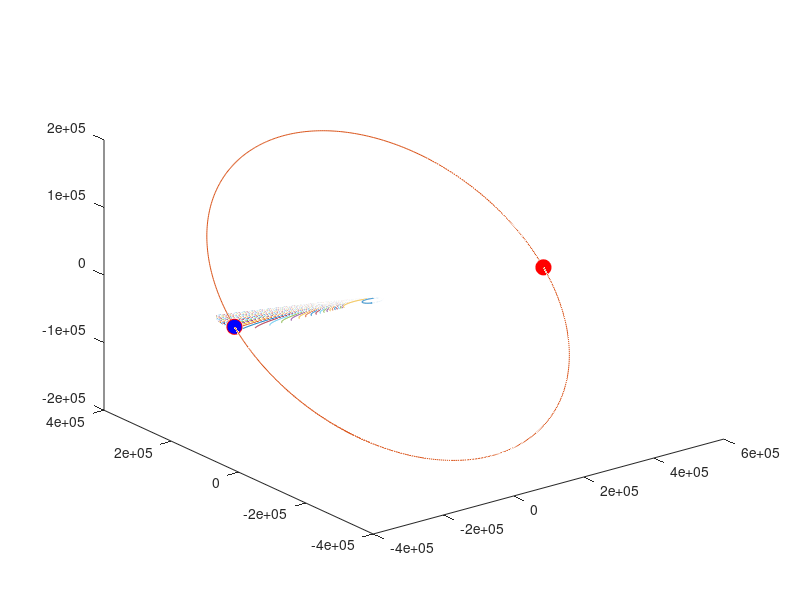
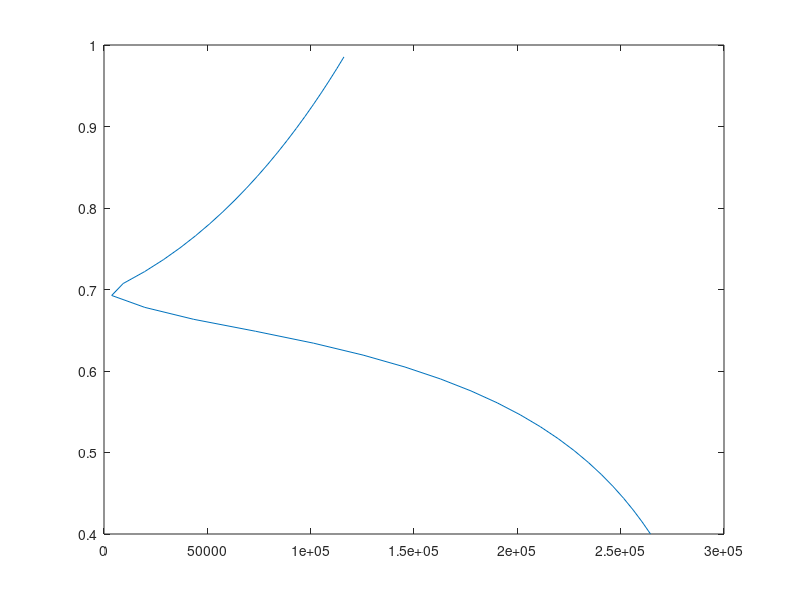
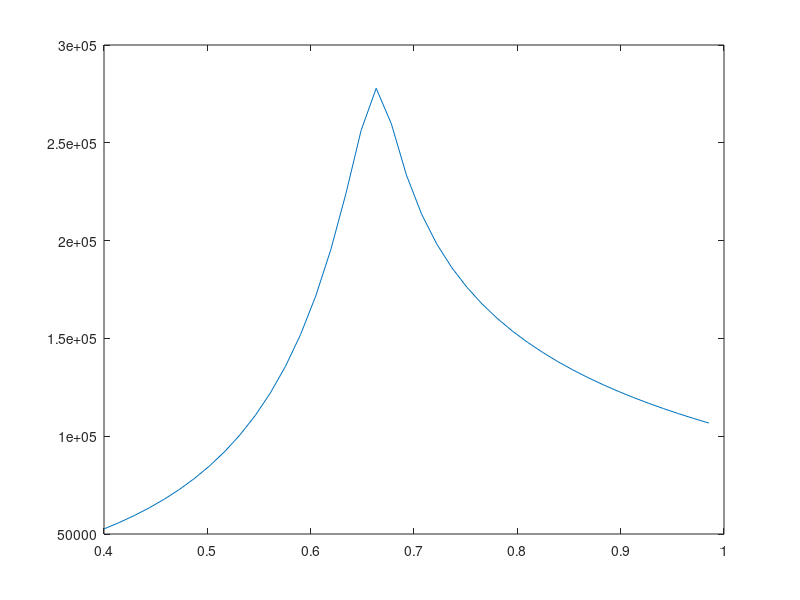
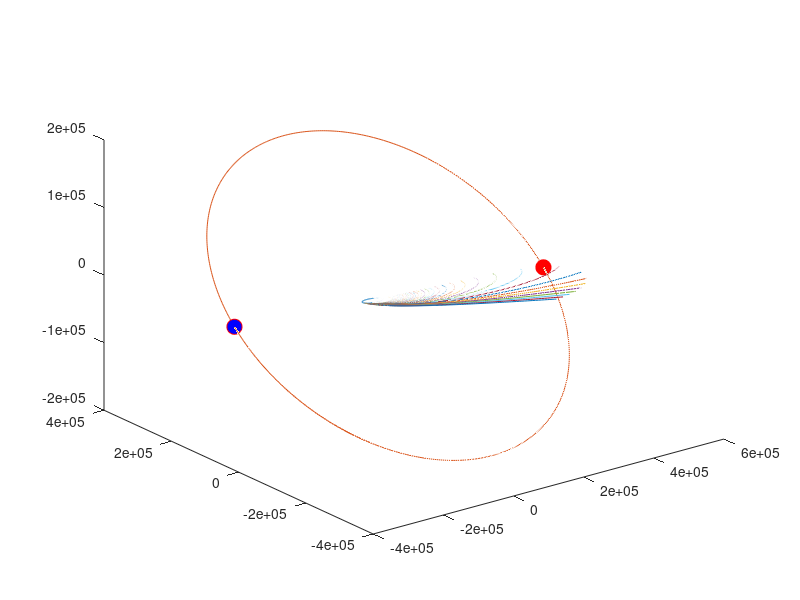

These figures' MATLAB source, in order:
function full_project_2
close all
% Satellite's Orbit Calculation
GM=3.986012*10^5; 
theta=7*pi/180;
rp=250+6378.145;
ra=35950+6378.145;
omega=178*pi/180;
ohm=pi;
time=24*60*60;

X=rp*(cos(omega)*cos(ohm)-sin(omega)*sin(ohm)*cos(theta));
Y=rp*(cos(omega)*sin(ohm)+sin(omega)*cos(ohm)*cos(theta));
Z=rp*sin(omega)*sin(theta);

Vx=((2*GM*ra/(rp*(ra+rp)))^0.5)*-(sin(omega)*cos(ohm)+cos(omega)*sin(ohm)*cos(theta));
Vy=((2*GM*ra/(rp*(ra+rp)))^0.5)*(cos(omega)*cos(ohm)*cos(theta)-sin(omega)*sin(ohm));
Vz=((2*GM*ra/(rp*(ra+rp)))^0.5)*(cos(omega)*sin(theta));

w0 = [X,Y,Z,Vx,Vy,Vz]; % Initial conditions
w0pergeeoriginal = w0;
options = odeset('RelTol',0.000000001);

[t_values,w_values] = ode45(@sateom,[0,time],w0,options); 
figure
plot3(w_values(:,1),w_values(:,2),w_values(:,3));

%Moon's Orbit Calculation
%2011 Mar 19 19:00:00.0     11 48 56.844     -  4 15  2.71      356575.001
%2011 Mar 25 07:00:00.0     17 13 41.530     - 23 41 59.10      379613.852
%2011 Apr 02 09:00:00.0     23 47 21.481     +  4  4 52.97      406656.171
GM=3.986012*10^5;
pp=356575.001;
pa=406656.171;
pb=379613.852;
delta=-(4+15/60+2.71/3600)*2*pi/360;
alpha=(11+48/60+56.844/3600)*2*pi/24;
delta_1=-(23+41/60+59.10/3600)*2*pi/360;
alpha_1=(17+13/60+41.530/3600)*2*pi/24;
time=30*24*60*60+8*60*60;

Xmoon=pp*cos(delta)*cos(alpha);
Ymoon=pp*cos(delta)*sin(alpha);
Zmoon=pp*sin(delta);
rp=[Xmoon,Ymoon,Zmoon];

A=pb*cos(delta_1)*cos(alpha_1);
B=pb*cos(delta_1)*sin(alpha_1);
C=pb*sin(delta_1);
rb=[A,B,C];

m=cross(rp,rb);
m = m/sqrt(dot(m,m));
V=(2*GM*pa/(pp*(pa+pp)))^0.5*cross(m,rp)/pp;

wmoon0 = [[Xmoon,Ymoon,Zmoon],V];%initial condition
iccheck = dot([Xmoon,Ymoon,Zmoon],V);

%Special points where the moon's orbit crosses the plane of the satellite
%orbit.
options = odeset('RelTol',0.000000001, 'Event', @detect_impact_point);

[t_moon_values,w_moon_values,tevent,wevent,indexevent] = ode45(@sateom,[0,time],wmoon0,options); 
tevent_acc0=tevent
wevent
indexevent;

hold on
plot3(w_moon_values(:,1),w_moon_values(:,2),w_moon_values(:,3));
rmoon_1=wevent(1,1:3);
hold on
plot3(rmoon_1(1),rmoon_1(2),rmoon_1(3),'ro','MarkerSize',11,'MarkerFaceColor','r');
rmoon_2=wevent(2,1:3);
hold on
plot3(rmoon_2(1),rmoon_2(2),rmoon_2(3),'ro','MarkerSize',11,'MarkerFaceColor','b');


%Trajectory of the launching satellite to the perigee
%[test_distance,test_time]=mindisttomoon(0.67,w0(1:3),w0(4:6),rmoon_2)

    for i =1:41
    delta_V(i)=0.4+0.6*(i-1)/41;
    [dist(i),traveltime(i)]=mindisttomoon(delta_V(i),w0pergeeoriginal(1:3),w0pergeeoriginal(4:6),rmoon_2);
    end
    
    figure
    plot(dist,delta_V);
    [distmin,index]=min(dist);
    critical_delta_V_perigee=delta_V(index);
    figure
    plot(delta_V,traveltime);
    time_to_hit_from_perigee=traveltime(index);

%The critical value of delta_V is 0.6927km/s. The time taken to reach the
%impact point is  2.3349e+05sec.
    
%Trajectory of the launching satellite to the apogee
GM=3.986012*10^5; 
theta=7*pi/180;
rp=250+6378.145;
ra=35950+6378.145;
omega=178*pi/180;
ohm=pi;
time=24*60*60;

X=rp*(cos(omega)*cos(ohm)-sin(omega)*sin(ohm)*cos(theta));
Y=rp*(cos(omega)*sin(ohm)+sin(omega)*cos(ohm)*cos(theta));
Z=rp*sin(omega)*sin(theta);

Vx=((2*GM*ra/(rp*(ra+rp)))^0.5)*-(sin(omega)*cos(ohm)+cos(omega)*sin(ohm)*cos(theta));
Vy=((2*GM*ra/(rp*(ra+rp)))^0.5)*(cos(omega)*cos(ohm)*cos(theta)-sin(omega)*sin(ohm));
Vz=((2*GM*ra/(rp*(ra+rp)))^0.5)*(cos(omega)*sin(theta));

w0 = [X,Y,Z,Vx,Vy,Vz]; % Initial conditions of apogee of the satellite

rapogee=-(ra)*w0(1:3)/rp;
Va=-w0(4:6)*(rp)/ra;
figure
plot3(w_values(:,1),w_values(:,2),w_values(:,3));
hold on
plot3(w_moon_values(:,1),w_moon_values(:,2),w_moon_values(:,3));
hold on
plot3(rmoon_1(1),rmoon_1(2),rmoon_1(3),'ro','MarkerSize',11,'MarkerFaceColor','r');
hold on
plot3(rmoon_2(1),rmoon_2(2),rmoon_2(3),'ro','MarkerSize',11,'MarkerFaceColor','b');
    
    for i =1:41
    delta_V(i)=1+2*(i-1)/41;
    [dist(i),traveltime(i)]=mindisttomoon(delta_V(i),rapogee,Va,rmoon_1);
    end
    
    figure
    plot(dist,delta_V);
    [distmin,index]=min(dist);
    critical_delta_V_apogee=delta_V(index);
    figure
    plot(delta_V,traveltime);
    time_to_hit_from_apogee=traveltime(index);
    
%More accurate calculation of the impact velocity with the moon.
time=30*24*3600;

options = odeset('RelTol',0.000000001);
% [t_test_values,w_test_values] = ode45(@sat_moon_eom,[0,time],[wmoon0,w0pergeeoriginal],options);



options = odeset('RelTol',0.000000001);
t1=tevent_acc0(2)
t2=time_to_hit_from_perigee
[t_moon_accurate,w_moon_accurate] = ode45(@sateom,[0,t1-t2],wmoon0,options);

w_accurate0(1:3)=w_moon_accurate(end,1:3);
w_accurate0(4:6)=w_moon_accurate(end,4:6);
w_accurate0(7:9)=w0pergeeoriginal(1:3);
w_accurate0(10:12)=w0pergeeoriginal(4:6)+0.6927*w0pergeeoriginal(4:6)/sqrt(dot(w0pergeeoriginal(4:6),w0pergeeoriginal(4:6)));

time=30*24*3600;
options = odeset('RelTol',0.001,'Event', @impact);
[t_impact,ws,tevent_impact,wevent_impact,indexevent] = ode45(@sat_moon_eom,[0,time],w_accurate0,options);
tevent_impact;
wevent_impact;

impact_velocity=norm(wevent_impact(end,4:6)-wevent_impact(end,10:12))

for i=1:length(t_impact)
    clf %Clear the frame
    plot3(ws(:,1),ws(:,2),ws(:,3)) %Plot the entire trajectory
    hold on
    plot3(ws(i,1),ws(i,2),ws(i,3),'ro','MarkerSize',10,'MarkerFaceColor','r')
    plot3(ws(:,7),ws(:,8),ws(:,9)) %Plot the entire trajectory
    hold on
    plot3(ws(i,7),ws(i,8),ws(i,9),'ro','MarkerSize',10,'MarkerFaceColor','b')
    pause(0.05)
end

    
    %Function for the equation of motion of the satellite and the moon.
    function dwdt = sateom(t,w)
    x=w(1); y=w(2); z=w(3);
    vx=w(4); vy=w(5); vz=w(6);
    r = sqrt(x^2+y^2+z^2);
    dxdt=vx; dydt=vy; dzdt=vz;
    dvxdt=-GM*x/r^3;
    dvydt=-GM*y/r^3;
    dvzdt=-GM*z/r^3;
    dwdt = [dxdt;dydt;dzdt;dvxdt;dvydt;dvzdt]; 
    end

    for i =1:length(t_values);
    r = sqrt(w_values(i,1)^2 + w_values(i,2)^2+w_values(i,3)^2); 
    vmag = sqrt(w_values(i,4)^2 + w_values(i,5)^2+w_values(i,6)^2);
    
    energy(i) = -GM/r + vmag^2/2; 
    
    a=[w_values(i,1);w_values(i,2);w_values(i,3)];
    b=[w_values(i,4);w_values(i,5);w_values(i,6)];
    angularm(i,1:3) = cross(a,b);
   
    end

    figure
    plot(t_values,energy);
    
    figure
    plot(t_values,angularm);
    
    for i =1:length(t_moon_values);
    R = sqrt(w_moon_values(i,1)^2 + w_moon_values(i,2)^2+w_moon_values(i,3)^2);
    vmag = sqrt(w_moon_values(i,4)^2 + w_moon_values(i,5)^2+w_moon_values(i,6)^2);
    distance(i)=R;
    end
    
    figure
    plot(t_moon_values,distance);
    %From the graph, the time required for one complete orbit of the moon
    %the moon is 2.346*10^6 seconds, which is 27.153 days.
    %Further more, the distance of the moon from the earth at its perigee
    %is 3.566*10^5km and that at its apogee is 4.067*10^5km.
    
    %Function to detect the impact point when the moon is in the plane of
    %the satellite's orbit.
    function [event_val,stopthecalc,direction]=detect_impact_point(t_moon_values,w_moon_values)
        %formula for unit vector normal to satellite orbit plane
        n=[sin(omega)*sin(theta),-cos(omega)*sin(theta),cos(theta)];
        %Position vector of moon (this is auumes w_moon_values(1)=x, 
        %w_moon_values(2)=y, w_moon_values(3)=z)
        rr=w_moon_values(1:3);
        %Detect when r.n=0
        event_val=dot(rr,n);
        stopthecalc=0;
        direction=0;
    end

    %function to calculate min distance to moon for satellite trajectory.
    function [d,time_to_reach_min_point]=mindisttomoon(delta_V,r0,v0,r_impact)
    time=8*24*60*60;
    w0(1:3)=r0;
    w0(4:6)=v0+delta_V*v0/sqrt(dot(v0,v0));
    rtol=0.00000001
    options=odeset('Reltol',rtol,'Events',@min_dist);
    [t_vals,w_vals,tevent,wevent,ievent]=ode45(@sateom,[0,time],w0,options);
    wevent
    hold on
    plot3(w_vals(:,1),w_vals(:,2),w_vals(:,3))
    rmin=wevent(1,1:3)-r_impact(1:3)
    d=sqrt(dot(rmin,rmin));
    time_to_reach_min_point=tevent(1);
   
    function [event_val,stopthecalc,direction]=min_dist(t_vals,w_values)
        r=transpose(w_values(1:3));
        v=transpose(w_values(4:6));
        event_val=dot((r-r_impact),v);
        stopthecalc=1;
        direction=0;
    end
    
    end

    %Function for the equation of motion of the satellite account for the
    %moon's gravity.
    function dwdt = sat_moon_eom(t,w)
    xm=w(1); ym=w(2); zm=w(3);
    vxm=w(4); vym=w(5); vzm=w(6);
    
    xs=w(7); ys=w(8); zs=w(9);
    vxs=w(10); vys=w(11); vzs=w(12);
    
    rm = sqrt(xm^2+ym^2+zm^2);
    rs = sqrt(xs^2+ys^2+zs^2);
    rms=sqrt((xs-xm)^2+(ys-ym)^2+(zs-zm)^2);
    dxmdt=vxm; dymdt=vym; dzmdt=vzm;
    dxsdt=vxs; dysdt=vys; dzsdt=vzs;
    dvxmdt=-GM*xm/rm^3;
    dvymdt=-GM*ym/rm^3;
    dvzmdt=-GM*zm/rm^3;
    dvxsdt=-GM*xs/rs^3-0.012298*GM*(xs-xm)/rms^3;
    dvysdt=-GM*ys/rs^3-0.012298*GM*(ys-ym)/rms^3;
    dvzsdt=-GM*zs/rs^3-0.012298*GM*(zs-zm)/rms^3;
    dwdt = [dxmdt;dymdt;dzmdt;dvxmdt;dvymdt;dvzmdt;dxsdt;dysdt;dzsdt;dvxsdt;dvysdt;dvzsdt];
    end

    function [event_val,stopthecalc,direction]=impact(t,w)
    rs=w(7:9)
    rm=w(1:3)
    ds=sqrt(dot(rs-rm,rs-rm));
    event_val=ds-1737.4;    
    stopthecalc=1;
    direction=0;
    end

end